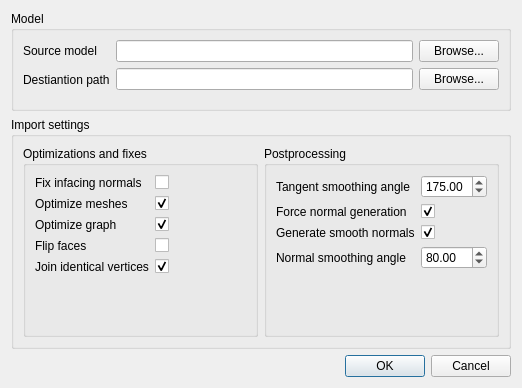
<?xml version="1.0" encoding="UTF-8"?>
<ui version="4.0">
 <class>import_3d_model</class>
 <widget class="QDialog" name="import_3d_model">
  <property name="geometry">
   <rect>
    <x>0</x>
    <y>0</y>
    <width>522</width>
    <height>388</height>
   </rect>
  </property>
  <property name="minimumSize">
   <size>
    <width>522</width>
    <height>388</height>
   </size>
  </property>
  <property name="windowTitle">
   <string>Import 3D model</string>
  </property>
  <layout class="QVBoxLayout" name="verticalLayout">
   <item>
    <widget class="QGroupBox" name="model">
     <property name="sizePolicy">
      <sizepolicy hsizetype="Preferred" vsizetype="Maximum">
       <horstretch>0</horstretch>
       <verstretch>0</verstretch>
      </sizepolicy>
     </property>
     <property name="title">
      <string>Model</string>
     </property>
     <property name="flat">
      <bool>true</bool>
     </property>
     <layout class="QFormLayout" name="formLayout">
      <item row="0" column="0">
       <widget class="QLabel" name="source_label">
        <property name="text">
         <string>Source model</string>
        </property>
       </widget>
      </item>
      <item row="0" column="1">
       <widget class="QWidget" name="source_widget" native="true">
        <layout class="QHBoxLayout" name="horizontalLayout_2">
         <property name="leftMargin">
          <number>0</number>
         </property>
         <property name="topMargin">
          <number>0</number>
         </property>
         <property name="rightMargin">
          <number>0</number>
         </property>
         <property name="bottomMargin">
          <number>0</number>
         </property>
         <item>
          <widget class="QLineEdit" name="source_edit"/>
         </item>
         <item>
          <widget class="QPushButton" name="source_browse">
           <property name="text">
            <string>Browse...</string>
           </property>
          </widget>
         </item>
        </layout>
       </widget>
      </item>
      <item row="1" column="0">
       <widget class="QLabel" name="dest_label">
        <property name="text">
         <string>Destiantion path</string>
        </property>
       </widget>
      </item>
      <item row="1" column="1">
       <widget class="QWidget" name="dest_widget" native="true">
        <layout class="QHBoxLayout" name="horizontalLayout">
         <property name="leftMargin">
          <number>0</number>
         </property>
         <property name="topMargin">
          <number>0</number>
         </property>
         <property name="rightMargin">
          <number>0</number>
         </property>
         <item>
          <widget class="QLineEdit" name="dest_edit"/>
         </item>
         <item>
          <widget class="QPushButton" name="dest_browse">
           <property name="text">
            <string>Browse...</string>
           </property>
          </widget>
         </item>
        </layout>
       </widget>
      </item>
     </layout>
    </widget>
   </item>
   <item>
    <widget class="QGroupBox" name="properties">
     <property name="title">
      <string>Import settings</string>
     </property>
     <property name="flat">
      <bool>true</bool>
     </property>
     <layout class="QGridLayout" name="gridLayout">
      <item row="0" column="0">
       <widget class="QGroupBox" name="optimizations">
        <property name="title">
         <string>Optimizations and fixes</string>
        </property>
        <property name="flat">
         <bool>true</bool>
        </property>
        <layout class="QFormLayout" name="formLayout_2">
         <item row="0" column="0">
          <widget class="QLabel" name="fix_infacing_normals_label">
           <property name="text">
            <string>Fix infacing normals</string>
           </property>
          </widget>
         </item>
         <item row="1" column="0">
          <widget class="QLabel" name="optimize_meshes_label">
           <property name="text">
            <string>Optimize meshes</string>
           </property>
          </widget>
         </item>
         <item row="2" column="0">
          <widget class="QLabel" name="optimize_graph_label">
           <property name="text">
            <string>Optimize graph</string>
           </property>
          </widget>
         </item>
         <item row="3" column="0">
          <widget class="QLabel" name="flip_faces_label">
           <property name="text">
            <string>Flip faces</string>
           </property>
          </widget>
         </item>
         <item row="0" column="1">
          <widget class="QCheckBox" name="fix_infacing_normals_check">
           <property name="text">
            <string/>
           </property>
          </widget>
         </item>
         <item row="1" column="1">
          <widget class="QCheckBox" name="optimize_meshes_check">
           <property name="text">
            <string/>
           </property>
           <property name="checked">
            <bool>true</bool>
           </property>
          </widget>
         </item>
         <item row="2" column="1">
          <widget class="QCheckBox" name="optimize_graph_check">
           <property name="text">
            <string/>
           </property>
           <property name="checked">
            <bool>true</bool>
           </property>
          </widget>
         </item>
         <item row="3" column="1">
          <widget class="QCheckBox" name="flip_faces_check">
           <property name="text">
            <string/>
           </property>
          </widget>
         </item>
         <item row="4" column="0">
          <widget class="QLabel" name="join_identical_vertices_label">
           <property name="text">
            <string>Join identical vertices</string>
           </property>
          </widget>
         </item>
         <item row="4" column="1">
          <widget class="QCheckBox" name="join_identical_vertices_check">
           <property name="text">
            <string/>
           </property>
           <property name="checked">
            <bool>true</bool>
           </property>
          </widget>
         </item>
        </layout>
       </widget>
      </item>
      <item row="0" column="1">
       <widget class="QGroupBox" name="postprocessing">
        <property name="title">
         <string>Postprocessing</string>
        </property>
        <property name="flat">
         <bool>true</bool>
        </property>
        <layout class="QFormLayout" name="formLayout_3">
         <item row="0" column="0">
          <widget class="QLabel" name="tangent_smoothing_angle_label">
           <property name="text">
            <string>Tangent smoothing angle</string>
           </property>
          </widget>
         </item>
         <item row="1" column="0">
          <widget class="QLabel" name="force_normal_generation_label">
           <property name="text">
            <string>Force normal generation</string>
           </property>
          </widget>
         </item>
         <item row="2" column="0">
          <widget class="QLabel" name="generate_smooth_normals_label">
           <property name="text">
            <string>Generate smooth normals</string>
           </property>
          </widget>
         </item>
         <item row="3" column="0">
          <widget class="QLabel" name="normal_smoothing_angle_label">
           <property name="text">
            <string>Normal smoothing angle</string>
           </property>
          </widget>
         </item>
         <item row="1" column="1">
          <widget class="QCheckBox" name="force_normal_generation_check">
           <property name="text">
            <string/>
           </property>
           <property name="checked">
            <bool>true</bool>
           </property>
          </widget>
         </item>
         <item row="2" column="1">
          <widget class="QCheckBox" name="generate_smooth_normals_check">
           <property name="text">
            <string/>
           </property>
           <property name="checked">
            <bool>true</bool>
           </property>
          </widget>
         </item>
         <item row="0" column="1">
          <widget class="QDoubleSpinBox" name="tangent_smoothing_angle_spin">
           <property name="maximum">
            <double>360.000000000000000</double>
           </property>
           <property name="stepType">
            <enum>QAbstractSpinBox::AdaptiveDecimalStepType</enum>
           </property>
           <property name="value">
            <double>175.000000000000000</double>
           </property>
          </widget>
         </item>
         <item row="3" column="1">
          <widget class="QDoubleSpinBox" name="normal_smoothing_angle_spin">
           <property name="maximum">
            <double>360.000000000000000</double>
           </property>
           <property name="stepType">
            <enum>QAbstractSpinBox::AdaptiveDecimalStepType</enum>
           </property>
           <property name="value">
            <double>80.000000000000000</double>
           </property>
          </widget>
         </item>
        </layout>
       </widget>
      </item>
     </layout>
    </widget>
   </item>
   <item>
    <widget class="QDialogButtonBox" name="buttons">
     <property name="standardButtons">
      <set>QDialogButtonBox::Cancel|QDialogButtonBox::Ok</set>
     </property>
    </widget>
   </item>
  </layout>
 </widget>
 <resources/>
 <connections>
  <connection>
   <sender>generate_smooth_normals_check</sender>
   <signal>clicked(bool)</signal>
   <receiver>normal_smoothing_angle_spin</receiver>
   <slot>setEnabled(bool)</slot>
   <hints>
    <hint type="sourcelabel">
     <x>433</x>
     <y>281</y>
    </hint>
    <hint type="destinationlabel">
     <x>483</x>
     <y>313</y>
    </hint>
   </hints>
  </connection>
  <connection>
   <sender>buttons</sender>
   <signal>accepted()</signal>
   <receiver>import_3d_model</receiver>
   <slot>accept()</slot>
   <hints>
    <hint type="sourcelabel">
     <x>242</x>
     <y>366</y>
    </hint>
    <hint type="destinationlabel">
     <x>33</x>
     <y>387</y>
    </hint>
   </hints>
  </connection>
  <connection>
   <sender>buttons</sender>
   <signal>rejected()</signal>
   <receiver>import_3d_model</receiver>
   <slot>reject()</slot>
   <hints>
    <hint type="sourcelabel">
     <x>288</x>
     <y>360</y>
    </hint>
    <hint type="destinationlabel">
     <x>322</x>
     <y>387</y>
    </hint>
   </hints>
  </connection>
 </connections>
</ui>
